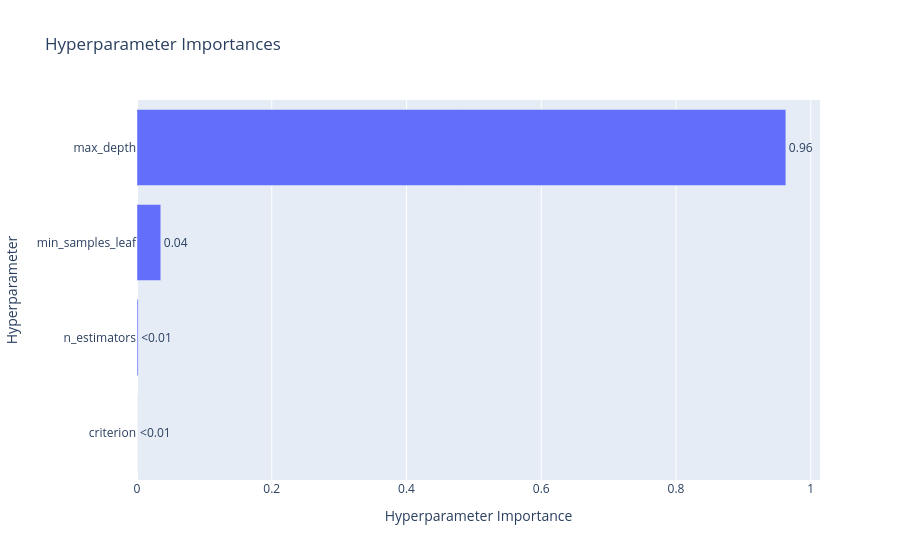

The notebook cell this image was saved under:
### Markdown cell above
#### Визуализация optuna:
1) Сравнение важности гиперпараметров
2) Отрисовка контура оптимизации. Помогает выбрать направление дальнейшей оптимизации в сторону "темных" областей

### Code cell
from optuna.visualization import plot_param_importances

plot_param_importances(study)

### Figure 1 — Plotly figure (JSON) as saved in the notebook; plotly's stock layout.template omitted (floating-point values rounded to 4 significant figures)
{"data": [{"cliponaxis": false, "hovertemplate": ["criterion (CategoricalDistribution): 4.9103991489045184e-05<extra></extra>", "n_estimators (IntDistribution): 0.0016668162779048873<extra></extra>", "min_samples_leaf (IntDistribution): 0.03527478345099709<extra></extra>", "max_depth (IntDistribution): 0.963009296279609<extra></extra>"], "name": "Objective Value", "orientation": "h", "text": ["<0.01", "<0.01", "0.04", "0.96"], "textposition": "outside", "type": "bar", "x": [4.91e-05, 0.001667, 0.03527, 0.963], "y": ["criterion", "n_estimators", "min_samples_leaf", "max_depth"]}], "layout": {"title": {"text": "Hyperparameter Importances"}, "xaxis": {"title": {"text": "Hyperparameter Importance"}}, "yaxis": {"title": {"text": "Hyperparameter"}}}}
